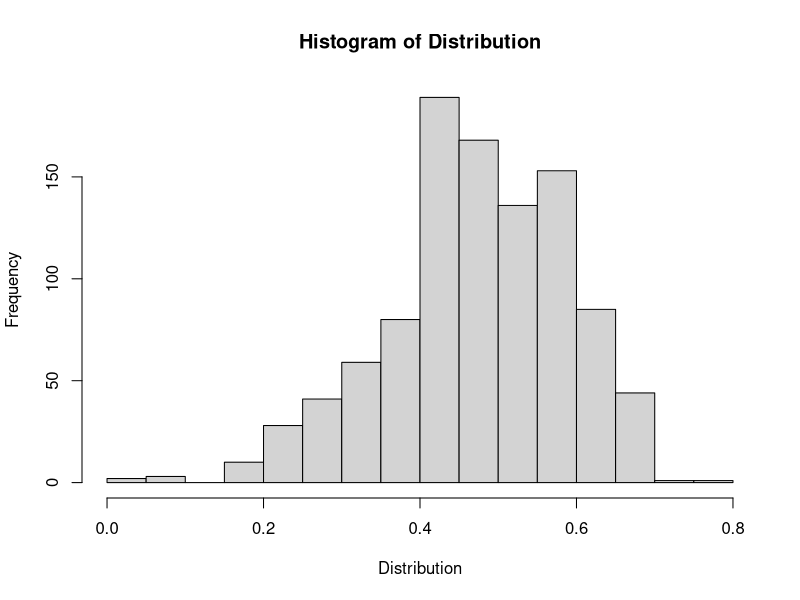

Write R code to recreate this figure.
birth_ratio <- function() {
  families <- sample(c(0,1), replace=TRUE, size=10)
  boy = 0
  girl = 0
  
  while (length(families)!=0) {
    familywithallgirls =0
    for(i in families) {
      if (i == 0) {
        boy = boy +1
      } 
      if (i == 1) {
        girl = girl +1
        familywithallgirls = familywithallgirls +1
      }
    }
    families <- sample(c(0,1), replace=TRUE, size=familywithallgirls)
  }
  
  total = boy + girl
  Ratio = girl / total
  return(Ratio)
}

n = 1000  #number of samples
listofbirth = list()
count =0
for (i in 1:n){
  listofbirth[i] = birth_ratio()
}

Distribution <- unlist(listofbirth, use.names = FALSE)
hist(Distribution )
